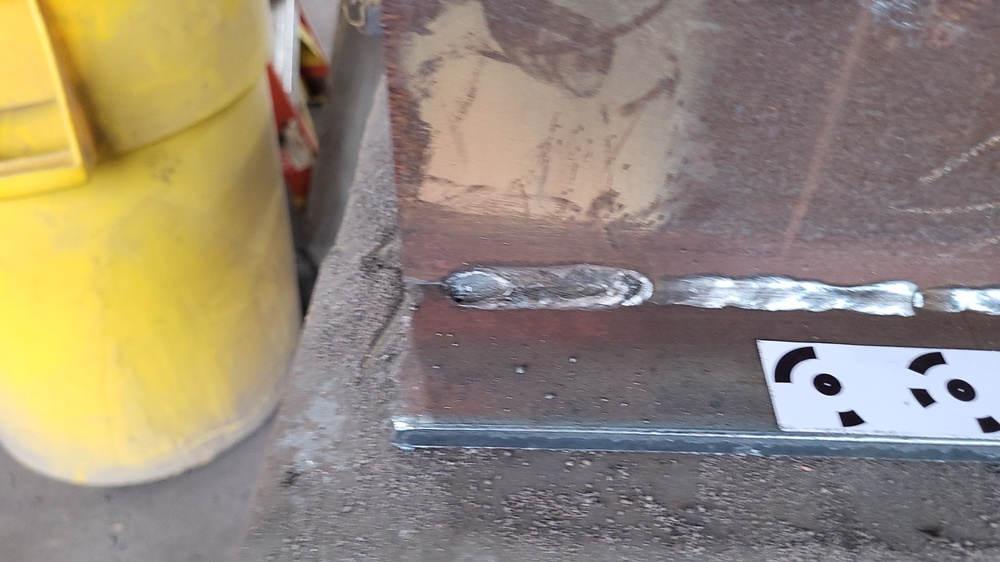
#> input picture firstWelds/images/2022-05-20-22-52-22-877.jpg, 1000 x 562 px, shrunk from 1920 x 1080 before the run, found by its file name; its folder holds only this picture in this run
$ python data_augmentation.py
#> lines starting #> are read from the running program, lines starting #| are printed output that depends on the picture
import os
import cv2
from skimage.color import rgb2lab, lab2rgb
from PIL import Image, ImageFilter, ImageOps
import random

VERBOSE_OUTPUT = False #Whether to output information about augmentations
ALL_TO_GRAY = False #whether to convert all data points to gray
ROTATION_MAX = 30 #the maximum number of degrees to rotate an image in one direction or another
POSSIBLE_OPERATIONS = [1, 2, 3, 4, 5, 6]
SOURCE_IMAGE_DIRECTORY = './images/' #Location of the source images
AUGMENTED_IMAGE_DIRECTORY = './augmented_images/' #Location to store the augmented images

#For each file in the source directory
for file in os.listdir(SOURCE_IMAGE_DIRECTORY):
    augmented_img = Image.open(SOURCE_IMAGE_DIRECTORY + file)
#> augmented_img is the input picture: PIL image 1000x562 RGB; mean R, G, B 150, 137.6, 119.6


    #Choose a random number between 1 and 6, we will perform that many operations
    num_operations = random.choice(POSSIBLE_OPERATIONS)

    #Sample a number of operations equal to num_operations from POSSIBLE_OPERATIONS. These will be the augmentations performed on the image
    #If 1 is selected, then the image will be flipped vertically, etc.
    operations = (random.sample(POSSIBLE_OPERATIONS, num_operations))

    if VERBOSE_OUTPUT:
        print("\n=============================================\n")
        print(file)
        print(str(num_operations) + " data augmentations")
        print(operations)

    #Flip Vertically
    if 1 in operations:
        augmented_img = ImageOps.flip(augmented_img)
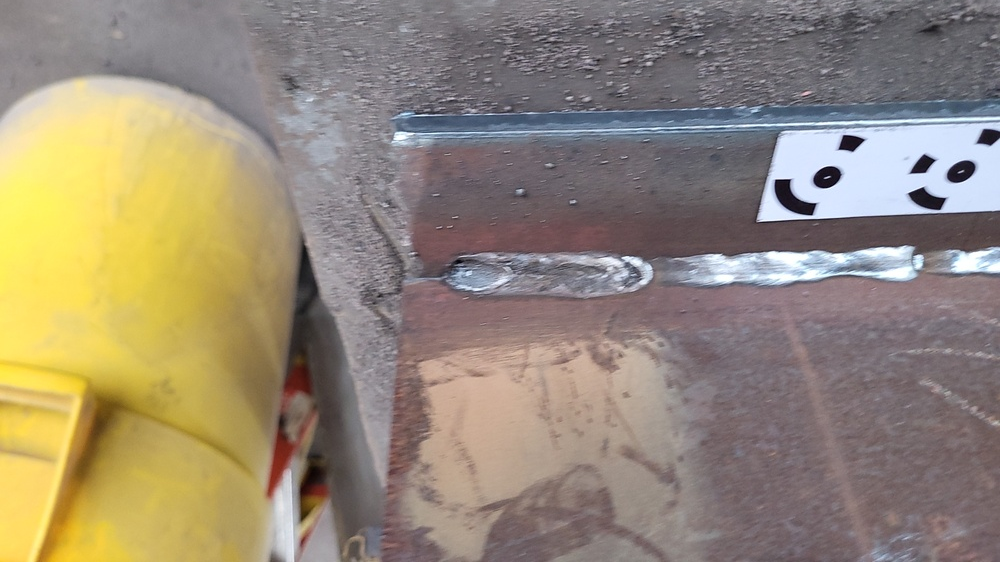
#> augmented_img: PIL image 1000x562 RGB; mean R, G, B 150, 137.6, 119.6

        if VERBOSE_OUTPUT:
            print("Flipping Vertically")

    #Flip Horizontally
    if 2 in operations:
        augmented_img = ImageOps.mirror(augmented_img)

        if VERBOSE_OUTPUT:
            print("Flipping Horizontally")

    #Convert to Gray
    if (3 in operations) or (ALL_TO_GRAY):
        augmented_img = augmented_img.convert('L')
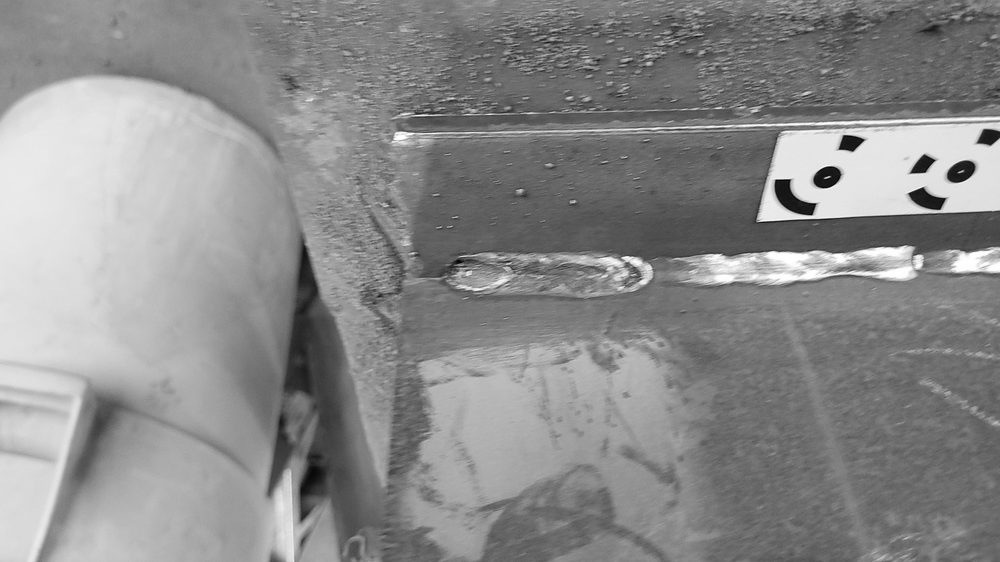
#> augmented_img: PIL image 1000x562 L; min 1, max 255, mean 139.2

        if VERBOSE_OUTPUT:
            print("Converting to Gray scale")

    #Crop
    if 4 in operations:
        width, height = augmented_img.size
#> width = 1000; height = 562
        # Setting the points for cropped image
        left = width*0.20
#> left = 200
        top = height*0.25
#> top = 140.5
        right = width*0.75
#> right = 750
        bottom = height*0.70
#> bottom = 393.4
        augmented_img = augmented_img.crop((left, top, right, bottom))
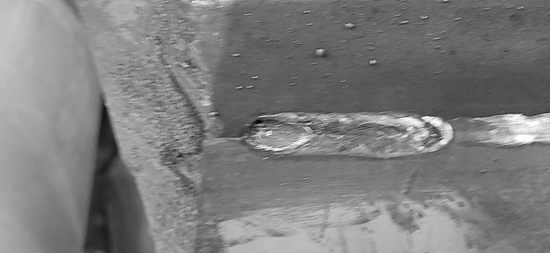
#> augmented_img: PIL image 550x253 L; min 1, max 255, mean 125.7

        if VERBOSE_OUTPUT:
            print("Cropping")

    #Rotate
    if 5 in operations:
        rotate_amount =  random.randint((-1*ROTATION_MAX), ROTATION_MAX)
        augmented_img = augmented_img.rotate(rotate_amount)

        if VERBOSE_OUTPUT:
            print("Rotating " + str(rotate_amount) + " degrees")

    #Blur
    if 6 in operations:
        augmented_img = augmented_img.filter(ImageFilter.BLUR)
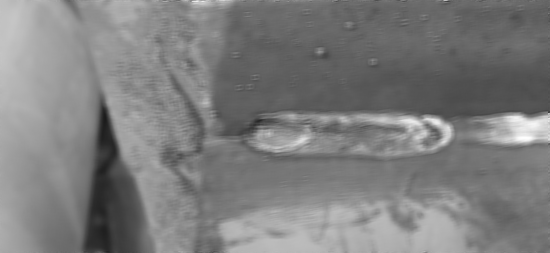
#> augmented_img: PIL image 550x253 L; min 27, max 254, mean 125.7

        if VERBOSE_OUTPUT:
            print("Blurring")

    augmented_img.save(AUGMENTED_IMAGE_DIRECTORY + file + '_augmented' + '.jpg')

$ run again, on firstWelds/images/2022-05-20-22-52-33-834.jpg
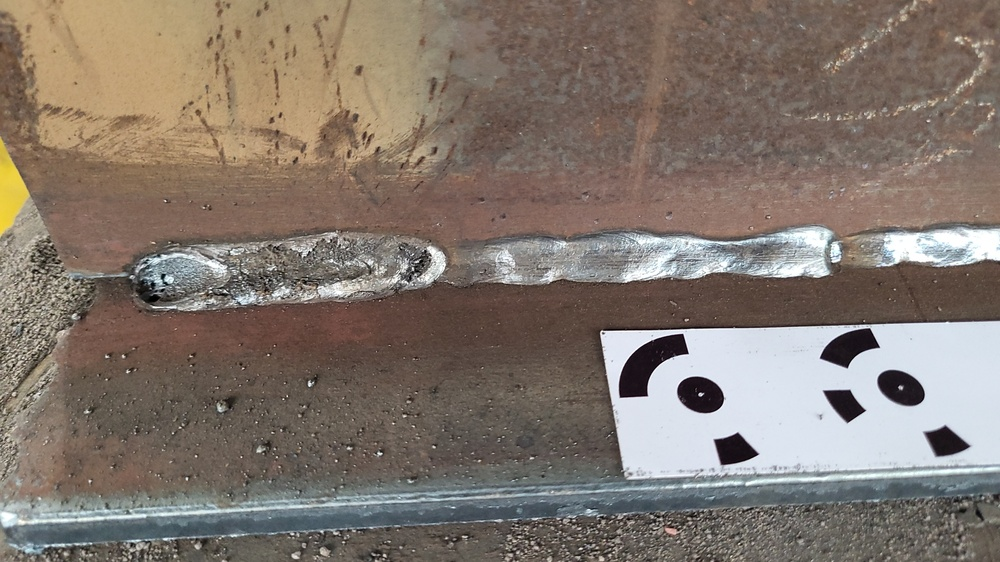
#> input picture firstWelds/images/2022-05-20-22-52-33-834.jpg, 1000 x 562 px, shrunk from 1920 x 1080 before the run, found by its file name
#> augmented_img is the input picture: PIL image 1000x562 RGB; mean R, G, B 130.8, 118.9, 109.4
#> `augmented_img = augmented_img.convert('L')`:
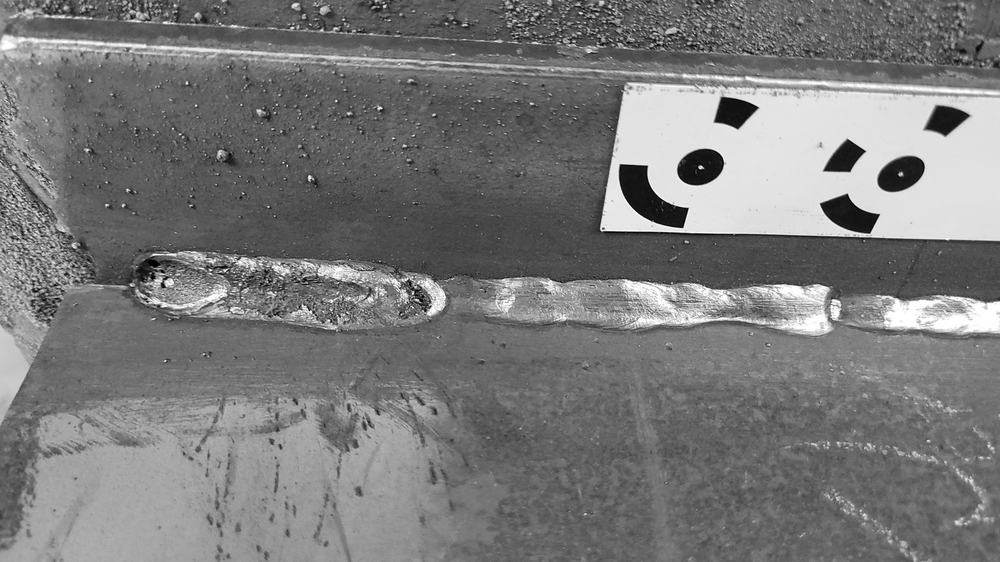
#> augmented_img: PIL image 1000x562 L; min 0, max 255, mean 121.4
#> `augmented_img = augmented_img.filter(ImageFilter.BLUR)`:
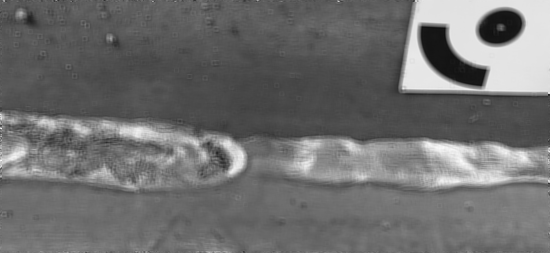
#> augmented_img: PIL image 550x253 L; min 16, max 251, mean 110.4

$ run again, on firstWelds/images/2022-05-20-22-52-36-315.jpg
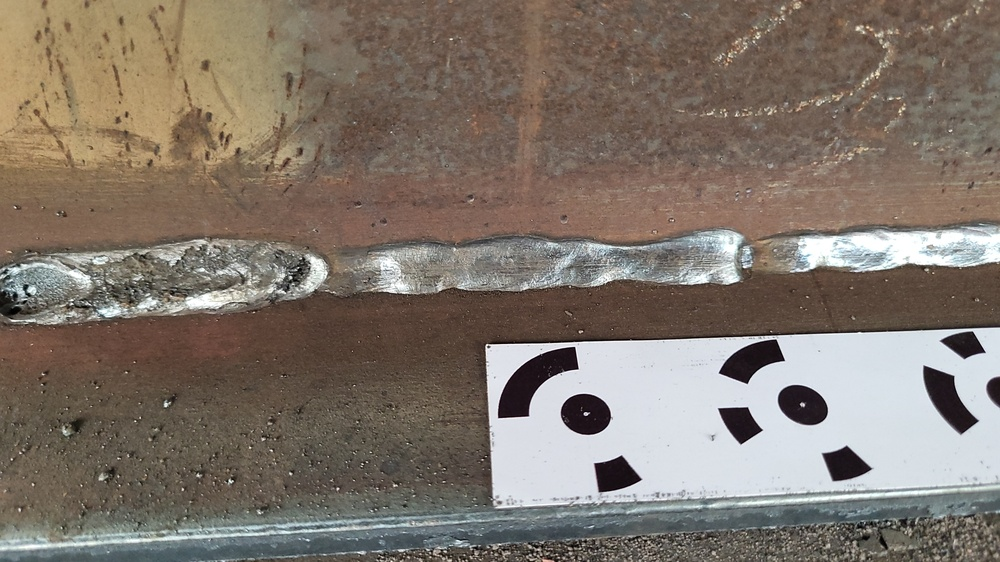
#> input picture firstWelds/images/2022-05-20-22-52-36-315.jpg, 1000 x 562 px, shrunk from 1920 x 1080 before the run, found by its file name
#> augmented_img is the input picture: PIL image 1000x562 RGB; mean R, G, B 128.7, 117.6, 107.3
#> `augmented_img = augmented_img.convert('L')`:
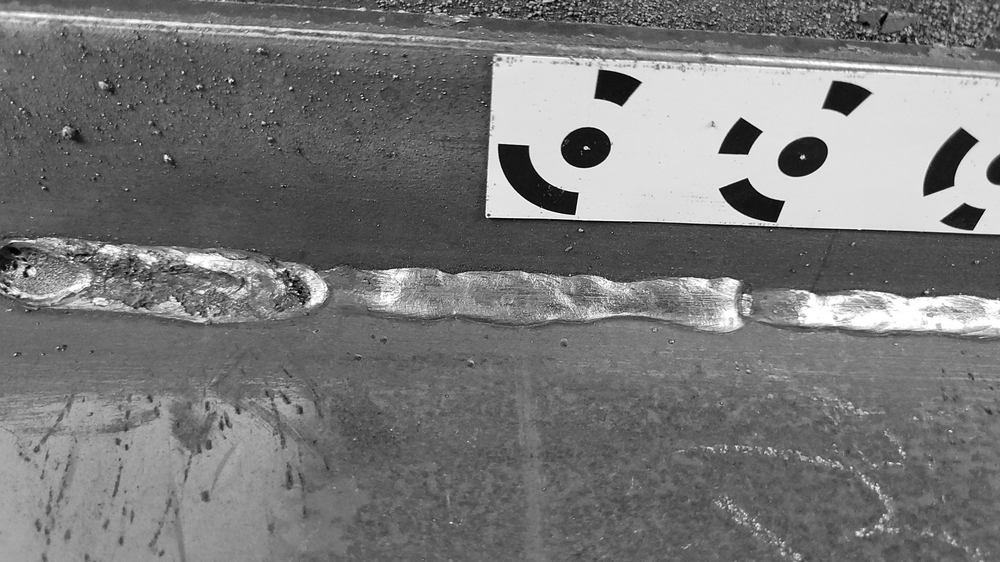
#> augmented_img: PIL image 1000x562 L; min 0, max 255, mean 119.8
#> `augmented_img = augmented_img.filter(ImageFilter.BLUR)`:
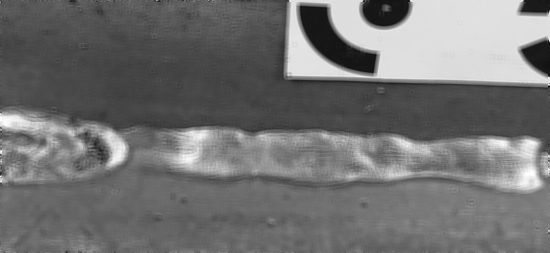
#> augmented_img: PIL image 550x253 L; min 5, max 255, mean 113.4

$ run again, on firstWelds/images/2022-05-20-22-52-38-751.jpg
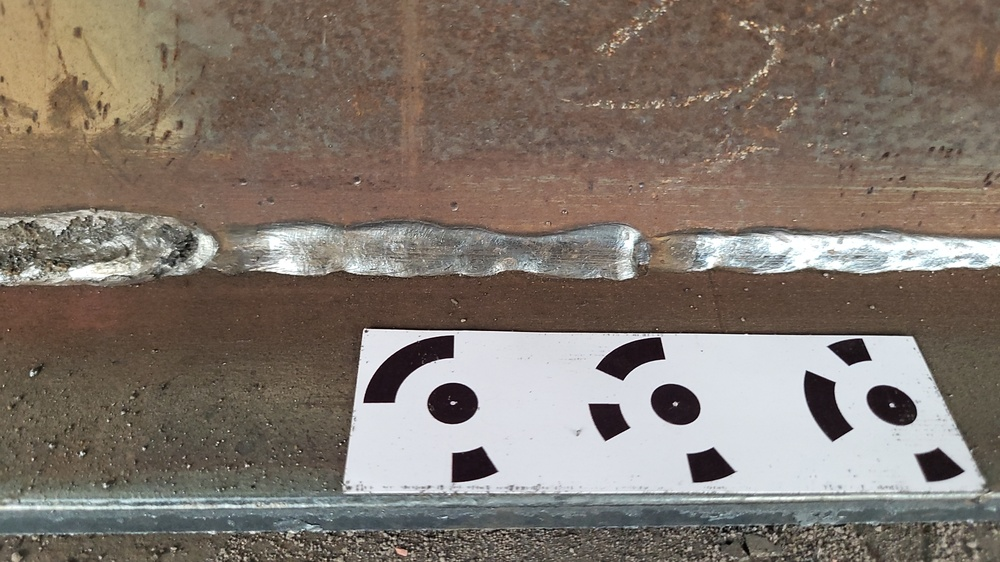
#> input picture firstWelds/images/2022-05-20-22-52-38-751.jpg, 1000 x 562 px, shrunk from 1920 x 1080 before the run, found by its file name
#> augmented_img is the input picture: PIL image 1000x562 RGB; mean R, G, B 129.4, 118.5, 109.1
#> `augmented_img = augmented_img.convert('L')`:
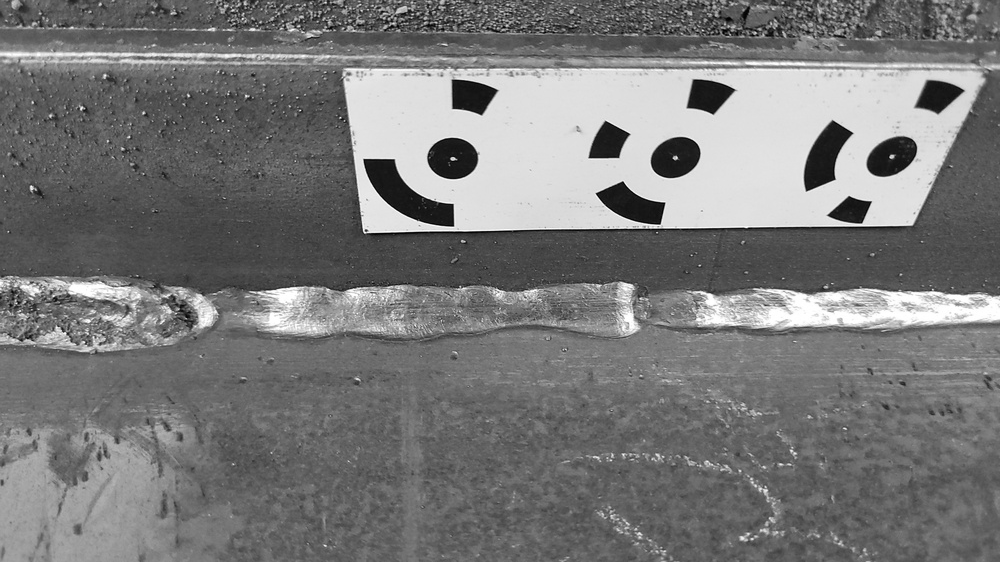
#> augmented_img: PIL image 1000x562 L; min 0, max 255, mean 120.7
#> `augmented_img = augmented_img.filter(ImageFilter.BLUR)`:
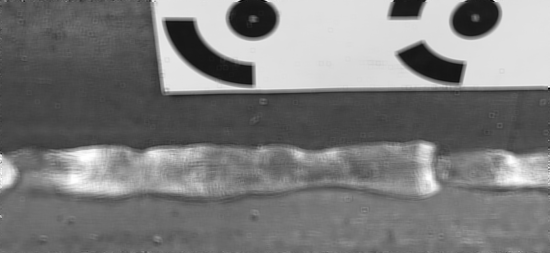
#> augmented_img: PIL image 550x253 L; min 3, max 255, mean 123.1

$ run again, on firstWelds/images/2022-05-20-22-52-26-136.jpg
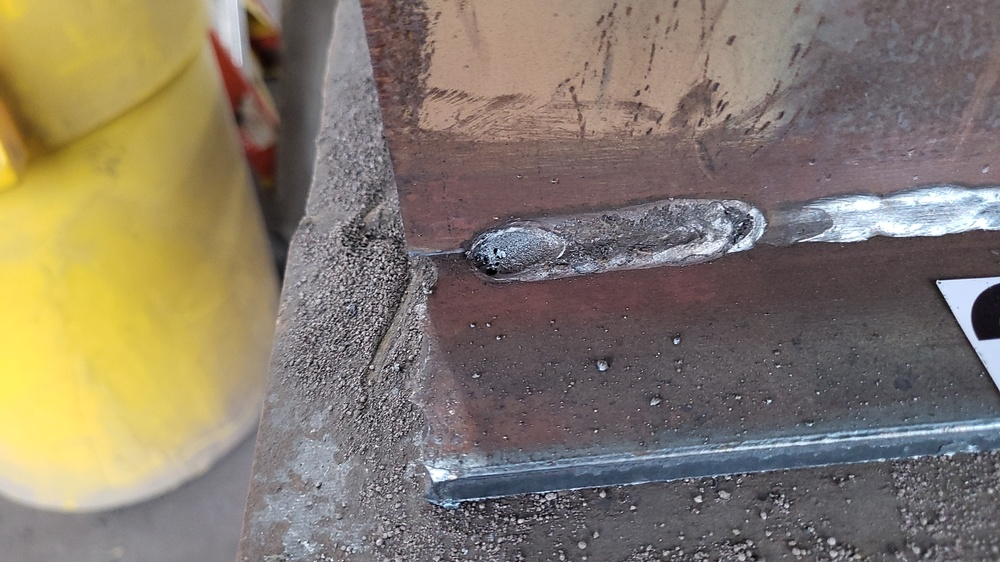
#> input picture firstWelds/images/2022-05-20-22-52-26-136.jpg, 1000 x 562 px, shrunk from 1920 x 1080 before the run, found by its file name
#> augmented_img is the input picture: PIL image 1000x562 RGB; mean R, G, B 133.5, 122.3, 106.7
#> `augmented_img = augmented_img.filter(ImageFilter.BLUR)`:
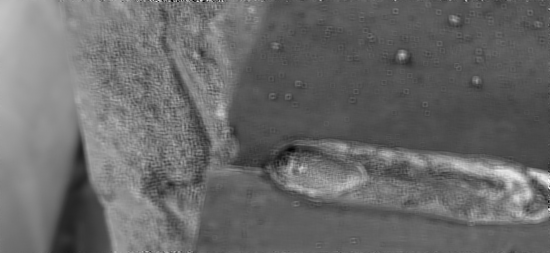
#> augmented_img: PIL image 550x253 L; min 1, max 252, mean 106
